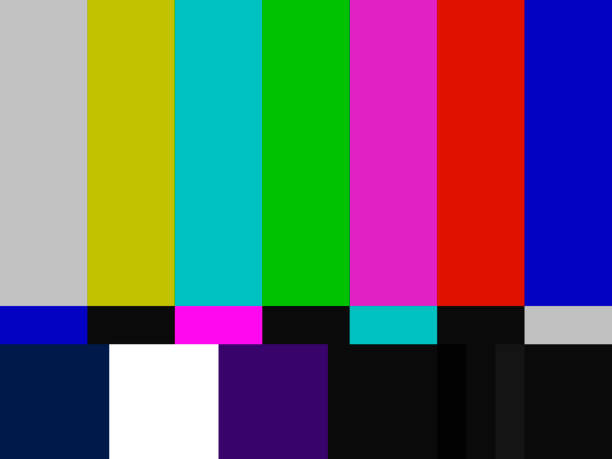
//> input picture image/imagem_original.jpg, 612 x 459 px
$ ./atv4   (built with g++ and OpenCV 4)
//> lines starting //> are read from the running program, lines starting //| are printed output that depends on the picture
#include <iostream>
#include <opencv2/opencv.hpp>
#include <opencv2/imgcodecs.hpp>

using namespace std; // Usado para evitar escrever "std::" antes de elementos da biblioteca padrão
using namespace cv;  // Usado para evitar escrever "cv::" antes de elementos da biblioteca OpenCV

int main()
{
    // atividade 4 Isolar Canais de Cores (colorida)
    Mat image = imread("../image/imagem_original.jpg"); // Lê a imagem do arquivo "image.jpg"
//> image is the input picture: 459 rows x 612 cols, CV_8UC3; mean B, G, R 105, 97.8, 100.8
    if (image.empty())
    {
        cerr << "Erro ao carregar a imagem!" << endl;
        return 1;
    }

    Mat imageRed = image.clone();
    Mat imageGreen = image.clone();
    Mat imageBlue = image.clone();

    // isolando o canal vermelho
    for (int i = 0; i < imageRed.rows; i++)
    {
        for (int j = 0; j < imageRed.cols; j++)
        {
            imageRed.at<Vec3b>(i, j)[0] = 0; // Azul
            imageRed.at<Vec3b>(i, j)[1] = 0; // Verde
        }
    }
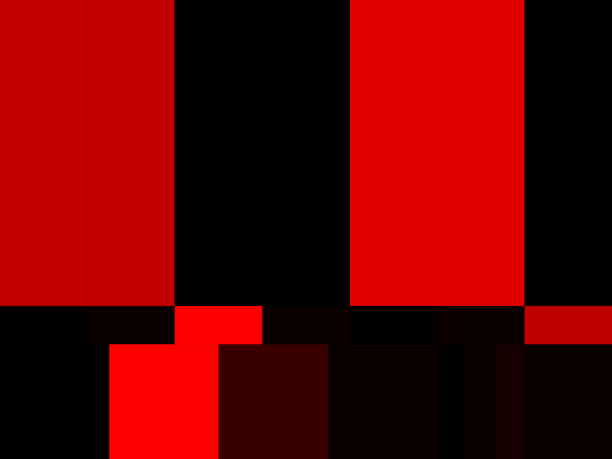
//> imageRed: 459 rows x 612 cols, CV_8UC3; mean B, G, R 0, 0, 100.8

    // isolando o canal verde
    for (int i = 0; i < imageGreen.rows; i++)
    {
        for (int j = 0; j < imageGreen.cols; j++)
        {
            imageGreen.at<Vec3b>(i, j)[0] = 0; // Azul
            imageGreen.at<Vec3b>(i, j)[2] = 0; // Vermelho
        }
    }
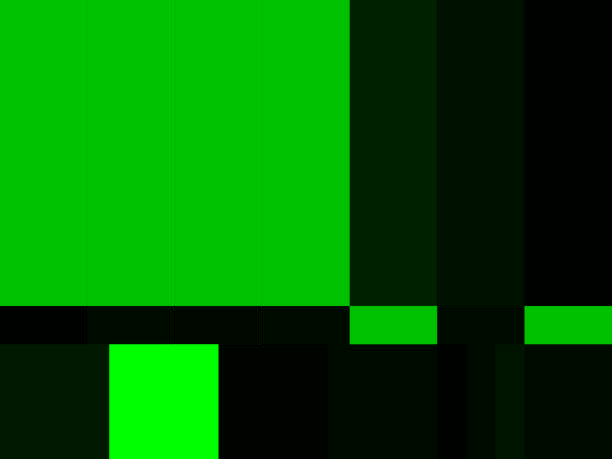
//> imageGreen: 459 rows x 612 cols, CV_8UC3; mean B, G, R 0, 97.8, 0

    // isolando o canal azul
    for (int i = 0; i < imageBlue.rows; i++)
    {
        for (int j = 0; j < imageBlue.cols; j++)
        {
            imageBlue.at<Vec3b>(i, j)[1] = 0; // Verde
            imageBlue.at<Vec3b>(i, j)[2] = 0; // Vermelho
        }
    }
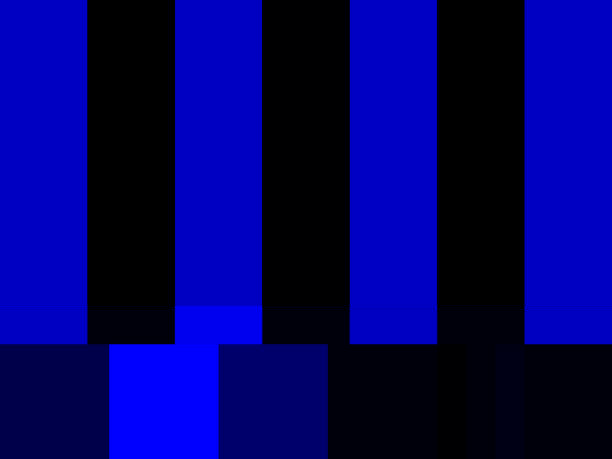
//> imageBlue: 459 rows x 612 cols, CV_8UC3; mean B, G, R 105, 0, 0

    imwrite("../image/imageRed.jpg", imageRed);
    imwrite("../image/imageGreen.jpg", imageGreen);
    imwrite("../image/imageBlue.jpg", imageBlue);
    return 0;
}
